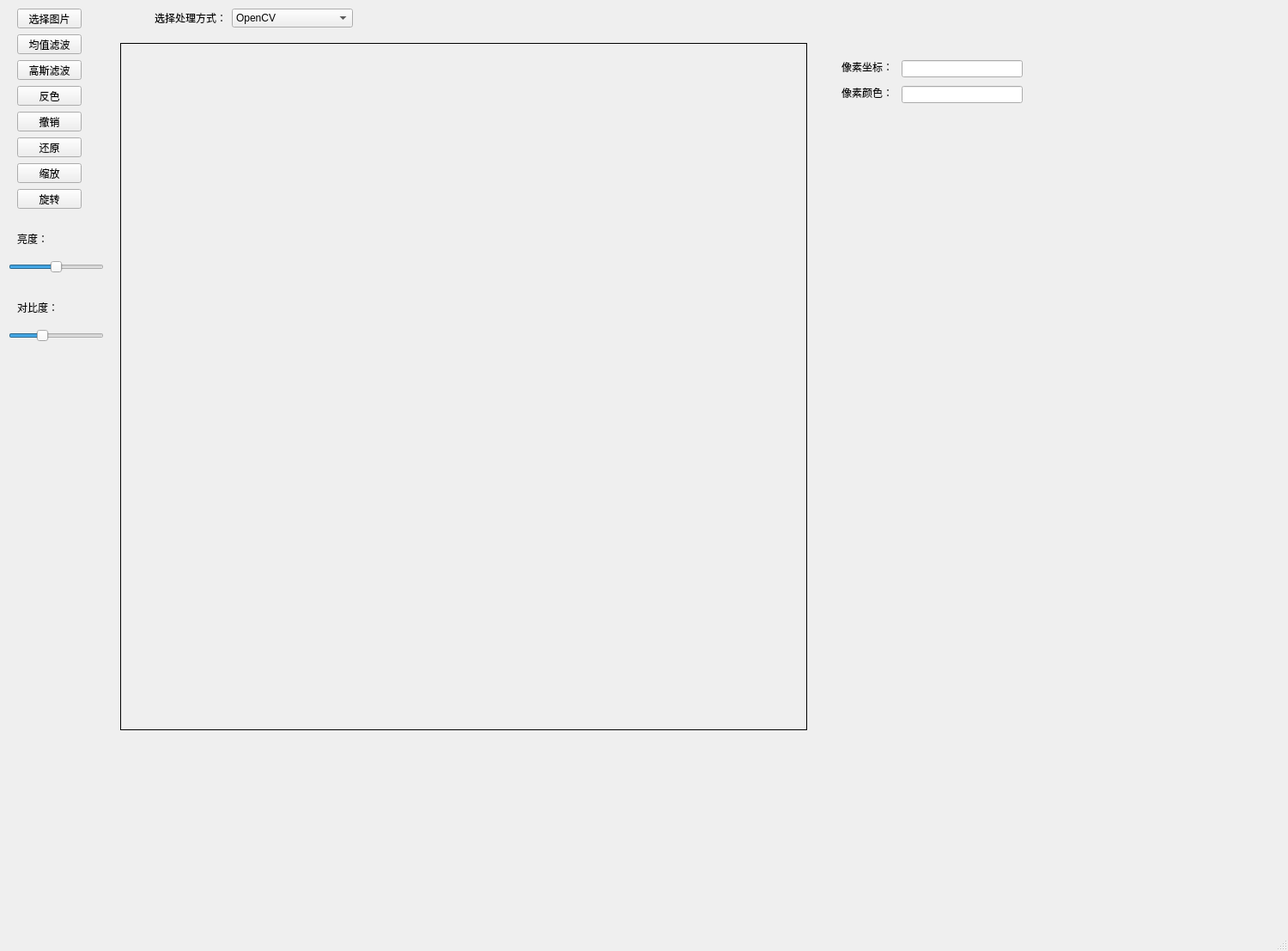
<?xml version="1.0" encoding="UTF-8"?>
<ui version="4.0">
 <class>ImageProcess</class>
 <widget class="QMainWindow" name="ImageProcess">
  <property name="geometry">
   <rect>
    <x>0</x>
    <y>0</y>
    <width>1500</width>
    <height>1107</height>
   </rect>
  </property>
  <property name="windowTitle">
   <string>图像处理系统</string>
  </property>
  <widget class="QWidget" name="centralwidget">
   <widget class="QPushButton" name="Btn_select_pic">
    <property name="geometry">
     <rect>
      <x>20</x>
      <y>10</y>
      <width>75</width>
      <height>23</height>
     </rect>
    </property>
    <property name="text">
     <string>选择图片</string>
    </property>
   </widget>
   <widget class="QLabel" name="pic_src">
    <property name="geometry">
     <rect>
      <x>140</x>
      <y>50</y>
      <width>800</width>
      <height>800</height>
     </rect>
    </property>
    <property name="styleSheet">
     <string notr="true">border: 1px solid black;</string>
    </property>
    <property name="text">
     <string/>
    </property>
    <property name="margin">
     <number>0</number>
    </property>
   </widget>
   <widget class="QPushButton" name="Btn_Mean_Filter">
    <property name="geometry">
     <rect>
      <x>20</x>
      <y>40</y>
      <width>75</width>
      <height>23</height>
     </rect>
    </property>
    <property name="text">
     <string>均值滤波</string>
    </property>
   </widget>
   <widget class="QPushButton" name="Btn_Gaussian_Filter">
    <property name="geometry">
     <rect>
      <x>20</x>
      <y>70</y>
      <width>75</width>
      <height>23</height>
     </rect>
    </property>
    <property name="text">
     <string>高斯滤波</string>
    </property>
   </widget>
   <widget class="QComboBox" name="comboBox_method">
    <property name="geometry">
     <rect>
      <x>270</x>
      <y>10</y>
      <width>141</width>
      <height>22</height>
     </rect>
    </property>
    <property name="currentText">
     <string>OpenCV</string>
    </property>
    <item>
     <property name="text">
      <string>OpenCV</string>
     </property>
    </item>
    <item>
     <property name="text">
      <string>Torch</string>
     </property>
    </item>
    <item>
     <property name="text">
      <string>Cuda</string>
     </property>
    </item>
    <item>
     <property name="text">
      <string>OpenMp</string>
     </property>
    </item>
   </widget>
   <widget class="QLabel" name="label">
    <property name="geometry">
     <rect>
      <x>180</x>
      <y>10</y>
      <width>91</width>
      <height>21</height>
     </rect>
    </property>
    <property name="text">
     <string>选择处理方式：</string>
    </property>
   </widget>
   <widget class="QLineEdit" name="lineEdit_xy">
    <property name="geometry">
     <rect>
      <x>1050</x>
      <y>70</y>
      <width>141</width>
      <height>20</height>
     </rect>
    </property>
   </widget>
   <widget class="QLabel" name="label_2">
    <property name="geometry">
     <rect>
      <x>980</x>
      <y>70</y>
      <width>81</width>
      <height>16</height>
     </rect>
    </property>
    <property name="text">
     <string>像素坐标：</string>
    </property>
   </widget>
   <widget class="QLineEdit" name="lineEdit_rgb">
    <property name="geometry">
     <rect>
      <x>1050</x>
      <y>100</y>
      <width>141</width>
      <height>20</height>
     </rect>
    </property>
   </widget>
   <widget class="QLabel" name="label_3">
    <property name="geometry">
     <rect>
      <x>980</x>
      <y>100</y>
      <width>81</width>
      <height>16</height>
     </rect>
    </property>
    <property name="text">
     <string>像素颜色：</string>
    </property>
   </widget>
   <widget class="QPushButton" name="Btn_undo">
    <property name="geometry">
     <rect>
      <x>20</x>
      <y>130</y>
      <width>75</width>
      <height>23</height>
     </rect>
    </property>
    <property name="text">
     <string>撤销</string>
    </property>
   </widget>
   <widget class="QPushButton" name="Btn_redo">
    <property name="geometry">
     <rect>
      <x>20</x>
      <y>160</y>
      <width>75</width>
      <height>23</height>
     </rect>
    </property>
    <property name="text">
     <string>还原</string>
    </property>
   </widget>
   <widget class="QSlider" name="Slider_bright">
    <property name="geometry">
     <rect>
      <x>10</x>
      <y>300</y>
      <width>111</width>
      <height>22</height>
     </rect>
    </property>
    <property name="minimum">
     <number>-99</number>
    </property>
    <property name="orientation">
     <enum>Qt::Horizontal</enum>
    </property>
   </widget>
   <widget class="QLabel" name="label_4">
    <property name="geometry">
     <rect>
      <x>20</x>
      <y>270</y>
      <width>81</width>
      <height>16</height>
     </rect>
    </property>
    <property name="text">
     <string>亮度：</string>
    </property>
   </widget>
   <widget class="QSlider" name="Slider_contrast">
    <property name="geometry">
     <rect>
      <x>10</x>
      <y>380</y>
      <width>111</width>
      <height>22</height>
     </rect>
    </property>
    <property name="minimum">
     <number>0</number>
    </property>
    <property name="maximum">
     <number>30</number>
    </property>
    <property name="singleStep">
     <number>1</number>
    </property>
    <property name="value">
     <number>10</number>
    </property>
    <property name="sliderPosition">
     <number>10</number>
    </property>
    <property name="orientation">
     <enum>Qt::Horizontal</enum>
    </property>
   </widget>
   <widget class="QLabel" name="label_5">
    <property name="geometry">
     <rect>
      <x>20</x>
      <y>350</y>
      <width>81</width>
      <height>16</height>
     </rect>
    </property>
    <property name="text">
     <string>对比度：</string>
    </property>
   </widget>
   <widget class="QPushButton" name="Btn_invertcolor">
    <property name="geometry">
     <rect>
      <x>20</x>
      <y>100</y>
      <width>75</width>
      <height>23</height>
     </rect>
    </property>
    <property name="text">
     <string>反色</string>
    </property>
   </widget>
   <widget class="QPushButton" name="Btn_change_size">
    <property name="geometry">
     <rect>
      <x>20</x>
      <y>190</y>
      <width>75</width>
      <height>23</height>
     </rect>
    </property>
    <property name="text">
     <string>缩放</string>
    </property>
   </widget>
   <widget class="QPushButton" name="Btn_rotate">
    <property name="geometry">
     <rect>
      <x>20</x>
      <y>220</y>
      <width>75</width>
      <height>23</height>
     </rect>
    </property>
    <property name="text">
     <string>旋转</string>
    </property>
   </widget>
  </widget>
  <widget class="QMenuBar" name="menubar">
   <property name="geometry">
    <rect>
     <x>0</x>
     <y>0</y>
     <width>1500</width>
     <height>23</height>
    </rect>
   </property>
  </widget>
  <widget class="QStatusBar" name="statusbar"/>
 </widget>
 <resources/>
 <connections>
  <connection>
   <sender>Btn_select_pic</sender>
   <signal>clicked()</signal>
   <receiver>ImageProcess</receiver>
   <slot>On_Btn_select_pic_clicked()</slot>
   <hints>
    <hint type="sourcelabel">
     <x>55</x>
     <y>40</y>
    </hint>
    <hint type="destinationlabel">
     <x>132</x>
     <y>81</y>
    </hint>
   </hints>
  </connection>
  <connection>
   <sender>Btn_Gaussian_Filter</sender>
   <signal>clicked()</signal>
   <receiver>ImageProcess</receiver>
   <slot>On_Btn_Gaussian_Filter_clicked()</slot>
   <hints>
    <hint type="sourcelabel">
     <x>33</x>
     <y>105</y>
    </hint>
    <hint type="destinationlabel">
     <x>59</x>
     <y>147</y>
    </hint>
   </hints>
  </connection>
  <connection>
   <sender>comboBox_method</sender>
   <signal>currentTextChanged(QString)</signal>
   <receiver>ImageProcess</receiver>
   <slot>On_comboBox_method_changed()</slot>
   <hints>
    <hint type="sourcelabel">
     <x>383</x>
     <y>47</y>
    </hint>
    <hint type="destinationlabel">
     <x>445</x>
     <y>43</y>
    </hint>
   </hints>
  </connection>
  <connection>
   <sender>Btn_Mean_Filter</sender>
   <signal>clicked()</signal>
   <receiver>ImageProcess</receiver>
   <slot>On_Btn_Mean_Filter_clicked()</slot>
   <hints>
    <hint type="sourcelabel">
     <x>71</x>
     <y>73</y>
    </hint>
    <hint type="destinationlabel">
     <x>148</x>
     <y>100</y>
    </hint>
   </hints>
  </connection>
  <connection>
   <sender>Btn_undo</sender>
   <signal>clicked()</signal>
   <receiver>ImageProcess</receiver>
   <slot>On_Btn_undo_clicked()</slot>
   <hints>
    <hint type="sourcelabel">
     <x>76</x>
     <y>164</y>
    </hint>
    <hint type="destinationlabel">
     <x>117</x>
     <y>133</y>
    </hint>
   </hints>
  </connection>
  <connection>
   <sender>Btn_redo</sender>
   <signal>clicked()</signal>
   <receiver>ImageProcess</receiver>
   <slot>On_Btn_redo_clicked()</slot>
   <hints>
    <hint type="sourcelabel">
     <x>80</x>
     <y>198</y>
    </hint>
    <hint type="destinationlabel">
     <x>111</x>
     <y>172</y>
    </hint>
   </hints>
  </connection>
  <connection>
   <sender>Slider_bright</sender>
   <signal>valueChanged(int)</signal>
   <receiver>ImageProcess</receiver>
   <slot>On_Slider_bright_changed()</slot>
   <hints>
    <hint type="sourcelabel">
     <x>41</x>
     <y>336</y>
    </hint>
    <hint type="destinationlabel">
     <x>66</x>
     <y>356</y>
    </hint>
   </hints>
  </connection>
  <connection>
   <sender>Slider_contrast</sender>
   <signal>valueChanged(int)</signal>
   <receiver>ImageProcess</receiver>
   <slot>On_Slider_contrast_changed()</slot>
   <hints>
    <hint type="sourcelabel">
     <x>90</x>
     <y>412</y>
    </hint>
    <hint type="destinationlabel">
     <x>78</x>
     <y>435</y>
    </hint>
   </hints>
  </connection>
  <connection>
   <sender>Btn_invertcolor</sender>
   <signal>clicked()</signal>
   <receiver>ImageProcess</receiver>
   <slot>On_Btn_invertcolor_clicked()</slot>
   <hints>
    <hint type="sourcelabel">
     <x>55</x>
     <y>129</y>
    </hint>
    <hint type="destinationlabel">
     <x>12</x>
     <y>151</y>
    </hint>
   </hints>
  </connection>
  <connection>
   <sender>Btn_change_size</sender>
   <signal>clicked()</signal>
   <receiver>ImageProcess</receiver>
   <slot>On_Btn_change_size_clicked()</slot>
   <hints>
    <hint type="sourcelabel">
     <x>52</x>
     <y>221</y>
    </hint>
    <hint type="destinationlabel">
     <x>19</x>
     <y>241</y>
    </hint>
   </hints>
  </connection>
  <connection>
   <sender>Btn_rotate</sender>
   <signal>clicked()</signal>
   <receiver>ImageProcess</receiver>
   <slot>On_Btn_rotate_clicked()</slot>
   <hints>
    <hint type="sourcelabel">
     <x>71</x>
     <y>256</y>
    </hint>
    <hint type="destinationlabel">
     <x>67</x>
     <y>274</y>
    </hint>
   </hints>
  </connection>
 </connections>
 <slots>
  <slot>On_Btn_select_pic_clicked()</slot>
  <slot>On_Btn_Mean_Filter_clicked()</slot>
  <slot>On_Btn_Gaussian_Filter_clicked()</slot>
  <slot>On_comboBox_method_changed()</slot>
  <slot>On_Btn_undo_clicked()</slot>
  <slot>On_Btn_redo_clicked()</slot>
  <slot>On_Slider_bright_changed()</slot>
  <slot>On_Slider_contrast_changed()</slot>
  <slot>On_Btn_invertcolor_clicked()</slot>
  <slot>On_Btn_change_size_clicked()</slot>
  <slot>On_Btn_rotate_clicked()</slot>
 </slots>
</ui>
